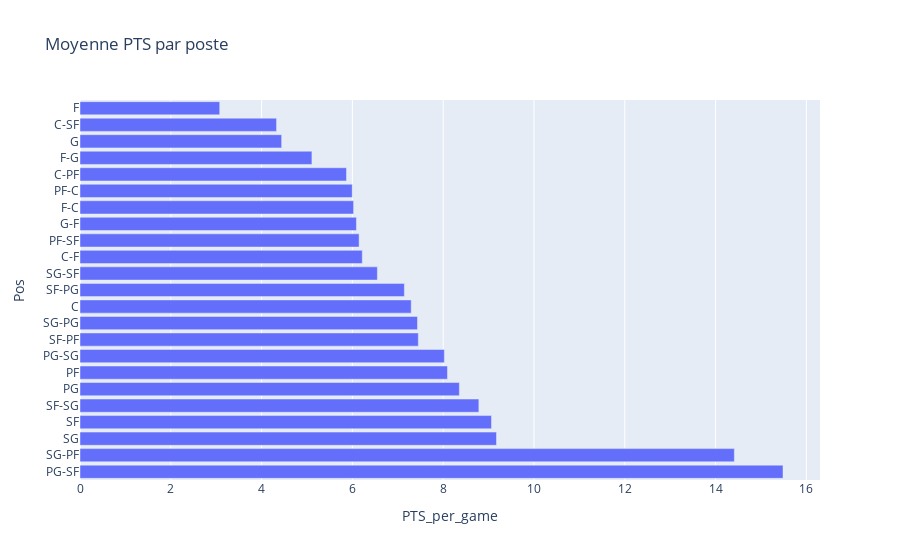

Notebook source saved alongside this figure:
### Code cell
# Moyenne des points par poste
pos_pts = df.groupby('Pos')['PTS_per_game'].mean().reset_index().sort_values(by='PTS_per_game', ascending=False)
fig = px.bar(pos_pts, x='PTS_per_game', y='Pos', orientation='h', title='Moyenne PTS par poste')
fig.show()

### Figure 1 — Plotly figure (JSON) as saved in the notebook; plotly's stock layout.template omitted (floating-point values rounded to 4 significant figures)
{"data": [{"alignmentgroup": "True", "hovertemplate": "PTS_per_game=%{x}<br>Pos=%{y}<extra></extra>", "legendgroup": "", "marker": {"color": "#636efa", "pattern": {"shape": ""}}, "name": "", "offsetgroup": "", "orientation": "h", "showlegend": false, "textposition": "auto", "type": "bar", "x": [15.48, 14.41, 9.174, 9.064, 8.786, 8.356, 8.094, 8.025, 7.452, 7.434, 7.295, 7.145, 6.55, 6.218, 6.148, 6.089, 6.026, 5.997, 5.87, 5.108, 4.442, 4.329, 3.078], "xaxis": "x", "y": ["PG-SF", "SG-PF", "SG", "SF", "SF-SG", "PG", "PF", "PG-SG", "SF-PF", "SG-PG", "C", "SF-PG", "SG-SF", "C-F", "PF-SF", "G-F", "F-C", "PF-C", "C-PF", "F-G", "G", "C-SF", "F"], "yaxis": "y"}], "layout": {"barmode": "relative", "legend": {"tracegroupgap": 0}, "title": {"text": "Moyenne PTS par poste"}, "xaxis": {"anchor": "y", "domain": [0, 1], "title": {"text": "PTS_per_game"}}, "yaxis": {"anchor": "x", "domain": [0, 1], "title": {"text": "Pos"}}}}
